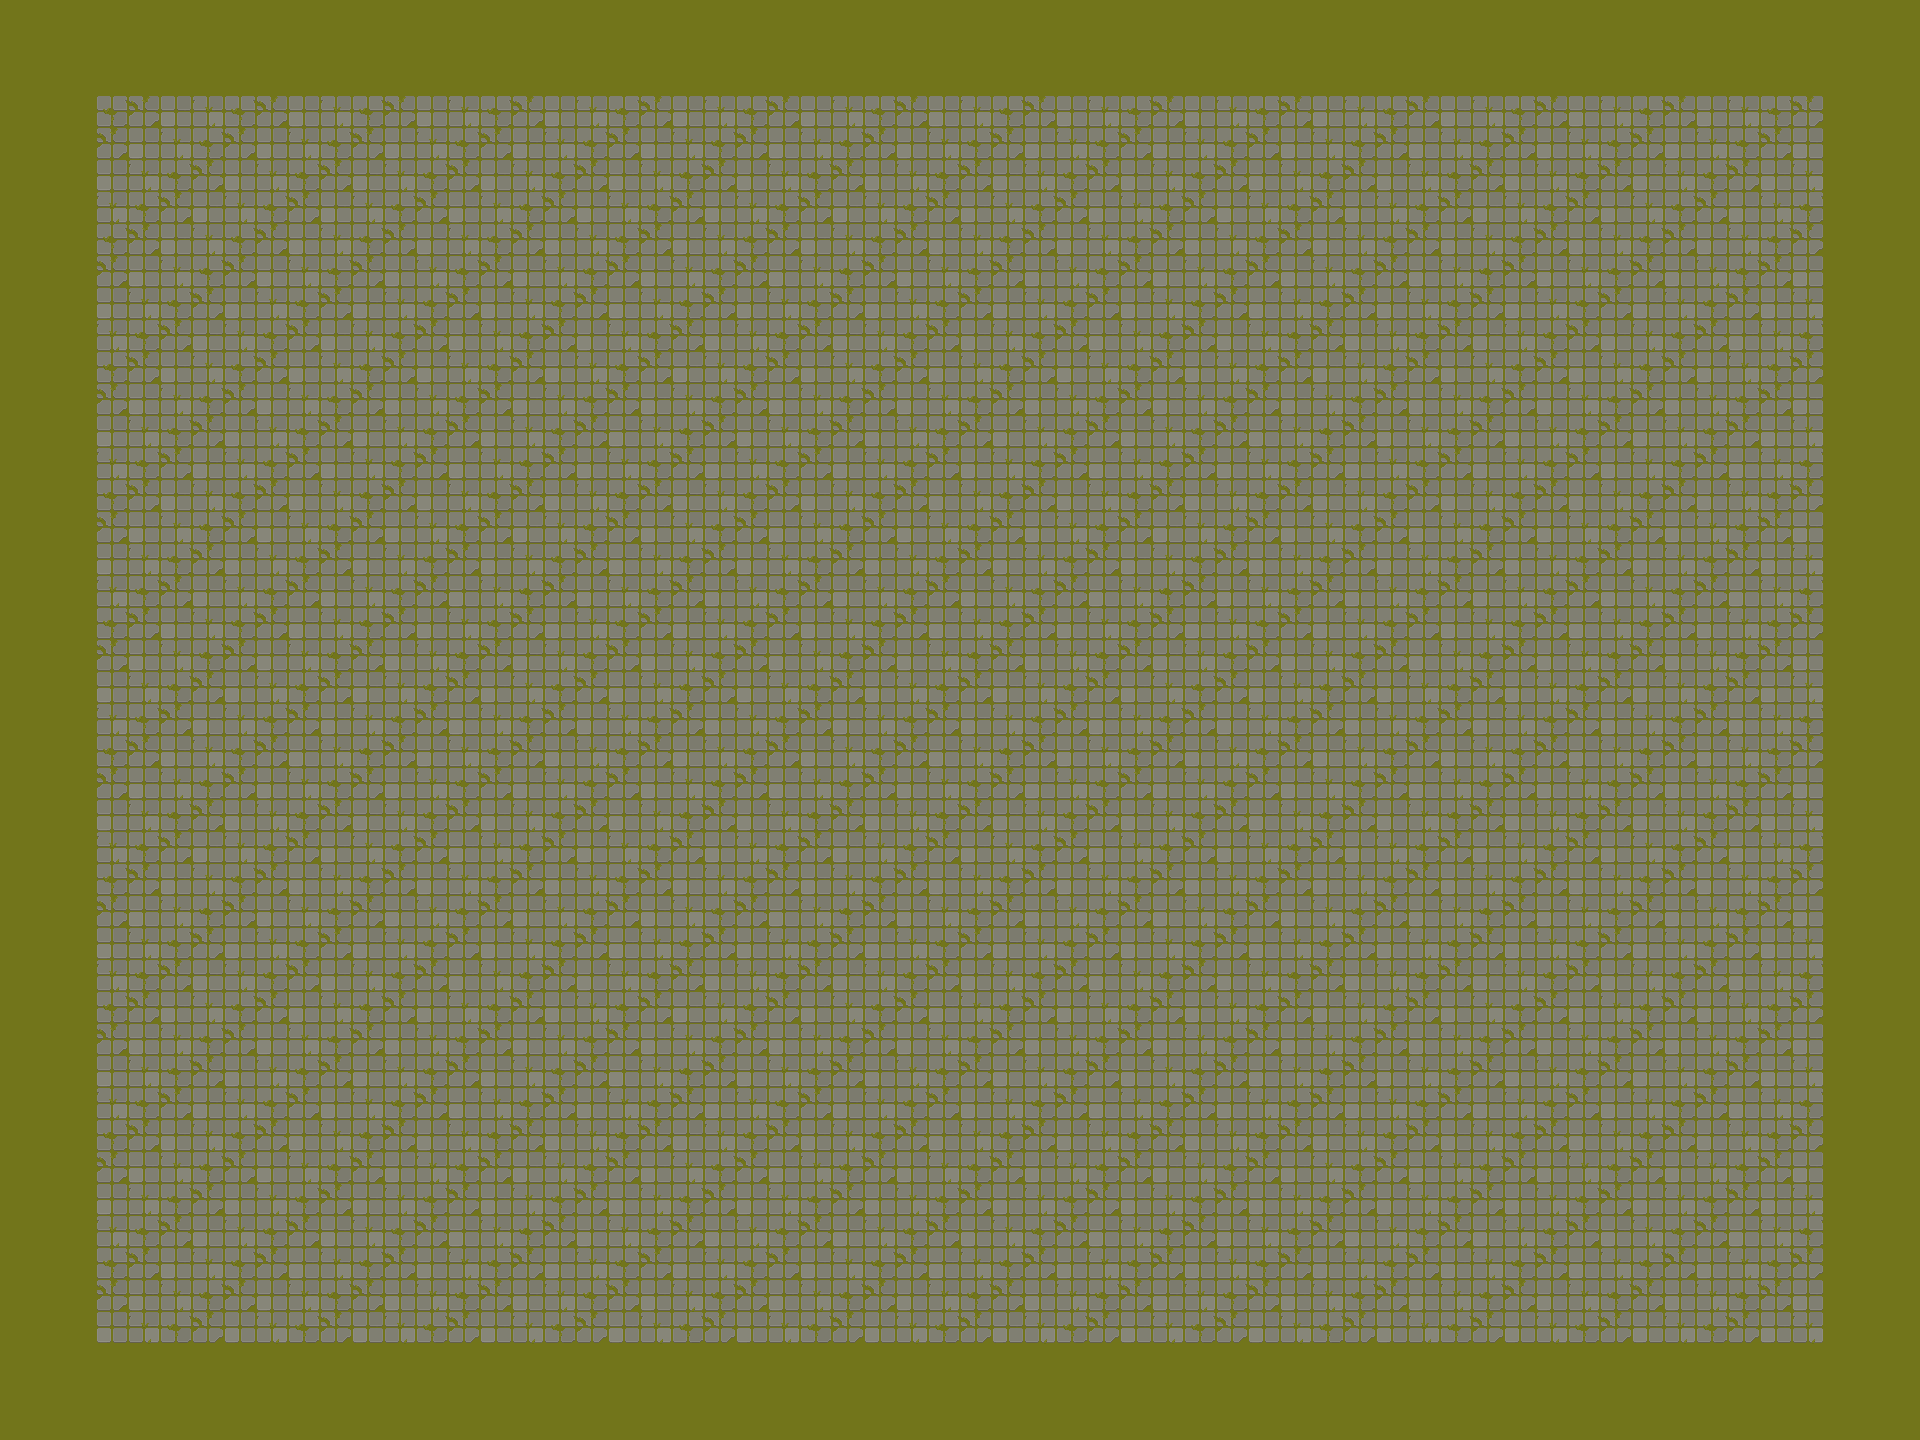

A 2D game scene composited from a Tiled map and its tileset images. What follows is a short description and the map's XML, with each tile layer's data collapsed to a summary:
An orthogonal 60x45 tile map with 32x32 px tiles, 1 tile layer (Ground) and 4 objects.

<map version="1.10" tiledversion="1.10.2" orientation="orthogonal" renderorder="right-down" width="60" height="45" tilewidth="32" tileheight="32" infinite="0" nextlayerid="3" nextobjectid="8">
 <tileset firstgid="1" name="grass" tilewidth="32" tileheight="32" tilecount="64" columns="8">
  <image source="tileset_grass.png" width="256" height="256" />
 </tileset>
 <layer id="1" name="Ground" width="60" height="45">
  <data>[2700 cells, 2700 non-empty, 5 distinct tile ids]</data>
 </layer>
 <objectgroup id="2" name="Collision">
  <object id="1" x="64" y="64" width="1792" height="32" />
  <object id="2" x="64" y="1344" width="1792" height="32" />
  <object id="3" x="64" y="64" width="32" height="1312" />
  <object id="4" x="1824" y="64" width="32" height="1312" />
 </objectgroup>
</map>
